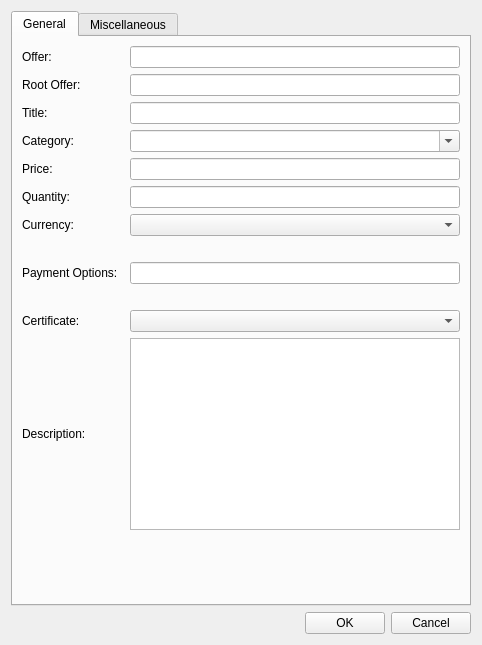
<?xml version="1.0" encoding="UTF-8"?>
<ui version="4.0">
 <class>EditOfferDialog</class>
 <widget class="QWidget" name="EditOfferDialog">
  <property name="geometry">
   <rect>
    <x>0</x>
    <y>0</y>
    <width>482</width>
    <height>645</height>
   </rect>
  </property>
  <property name="windowTitle">
   <string>Edit Offer</string>
  </property>
  <layout class="QVBoxLayout" name="verticalLayout_2">
   <item>
    <widget class="QTabWidget" name="EditOfferDialogTab">
     <property name="currentIndex">
      <number>0</number>
     </property>
     <widget class="QWidget" name="tab_general">
      <attribute name="title">
       <string>General</string>
      </attribute>
      <layout class="QGridLayout" name="gridLayout" columnstretch="0,0">
       <property name="horizontalSpacing">
        <number>12</number>
       </property>
       <item row="0" column="0">
        <widget class="QLabel" name="offerLabel">
         <property name="text">
          <string>Offer:</string>
         </property>
        </widget>
       </item>
       <item row="2" column="1">
        <widget class="QLineEdit" name="nameEdit"/>
       </item>
       <item row="2" column="0">
        <widget class="QLabel" name="label_6">
         <property name="text">
          <string>Title:</string>
         </property>
        </widget>
       </item>
       <item row="3" column="0">
        <widget class="QLabel" name="categoryLabel">
         <property name="text">
          <string>Category:</string>
         </property>
        </widget>
       </item>
       <item row="3" column="1">
        <widget class="QComboBox" name="categoryEdit">
         <property name="editable">
          <bool>true</bool>
         </property>
        </widget>
       </item>
       <item row="4" column="0">
        <widget class="QLabel" name="priceLabel">
         <property name="text">
          <string>Price:</string>
         </property>
        </widget>
       </item>
       <item row="0" column="1">
        <widget class="QLineEdit" name="offerEdit"/>
       </item>
       <item row="4" column="1">
        <widget class="QLineEdit" name="priceEdit"/>
       </item>
       <item row="5" column="0">
        <widget class="QLabel" name="qtyLabel">
         <property name="text">
          <string>Quantity:</string>
         </property>
        </widget>
       </item>
       <item row="5" column="1">
        <widget class="QLineEdit" name="qtyEdit"/>
       </item>
       <item row="11" column="1">
        <widget class="QPlainTextEdit" name="descriptionEdit"/>
       </item>
       <item row="12" column="1">
        <spacer name="verticalSpacer">
         <property name="orientation">
          <enum>Qt::Vertical</enum>
         </property>
         <property name="sizeHint" stdset="0">
          <size>
           <width>20</width>
           <height>40</height>
          </size>
         </property>
        </spacer>
       </item>
       <item row="11" column="0">
        <widget class="QLabel" name="label_7">
         <property name="text">
          <string>Description:</string>
         </property>
        </widget>
       </item>
       <item row="8" column="0">
        <widget class="QLabel" name="paymentOptionsLabel">
         <property name="text">
          <string>Payment Options:</string>
         </property>
        </widget>
       </item>
       <item row="6" column="0">
        <widget class="QLabel" name="currencyLabel">
         <property name="text">
          <string>Currency:</string>
         </property>
        </widget>
       </item>
       <item row="7" column="1">
        <widget class="QLabel" name="currencyDisclaimer">
         <property name="text">
          <string/>
         </property>
         <property name="wordWrap">
          <bool>true</bool>
         </property>
        </widget>
       </item>
       <item row="10" column="1">
        <widget class="QComboBox" name="certEdit"/>
       </item>
       <item row="10" column="0">
        <widget class="QLabel" name="certLabel">
         <property name="text">
          <string>Certificate:</string>
         </property>
        </widget>
       </item>
       <item row="1" column="1">
        <widget class="QLineEdit" name="rootOfferEdit"/>
       </item>
       <item row="1" column="0">
        <widget class="QLabel" name="rootOfferLabel">
         <property name="text">
          <string>Root Offer:</string>
         </property>
        </widget>
       </item>
       <item row="6" column="1">
        <widget class="QComboBox" name="currencyEdit"/>
       </item>
       <item row="9" column="1">
        <widget class="QLabel" name="paymentOptionsDisclaimer">
         <property name="text">
          <string/>
         </property>
         <property name="wordWrap">
          <bool>true</bool>
         </property>
        </widget>
       </item>
       <item row="8" column="1">
        <widget class="QLineEdit" name="paymentOptionsEdit"/>
       </item>
      </layout>
     </widget>
     <widget class="QWidget" name="tab_advanced">
      <attribute name="title">
       <string>Miscellaneous</string>
      </attribute>
      <layout class="QFormLayout" name="formLayout_2">
       <property name="fieldGrowthPolicy">
        <enum>QFormLayout::AllNonFixedFieldsGrow</enum>
       </property>
       <item row="0" column="0">
        <widget class="QLabel" name="aliasLabel">
         <property name="text">
          <string>Seller Alias:</string>
         </property>
        </widget>
       </item>
       <item row="0" column="1">
        <widget class="QComboBox" name="aliasEdit">
         <property name="enabled">
          <bool>true</bool>
         </property>
        </widget>
       </item>
       <item row="2" column="1">
        <widget class="QLabel" name="aliasDisclaimer">
         <property name="text">
          <string/>
         </property>
         <property name="wordWrap">
          <bool>true</bool>
         </property>
        </widget>
       </item>
       <item row="4" column="0">
        <widget class="QLabel" name="label_10">
         <property name="text">
          <string>Alias Rate Peg:</string>
         </property>
        </widget>
       </item>
       <item row="4" column="1">
        <widget class="QLineEdit" name="aliasPegEdit"/>
       </item>
       <item row="6" column="0">
        <widget class="QLabel" name="label_12">
         <property name="text">
          <string>Private:</string>
         </property>
        </widget>
       </item>
       <item row="6" column="1">
        <widget class="QComboBox" name="privateEdit">
         <item>
          <property name="text">
           <string>No</string>
          </property>
         </item>
         <item>
          <property name="text">
           <string>Yes</string>
          </property>
         </item>
        </widget>
       </item>
       <item row="7" column="1">
        <widget class="QLabel" name="privateDisclaimer">
         <property name="text">
          <string/>
         </property>
         <property name="wordWrap">
          <bool>true</bool>
         </property>
        </widget>
       </item>
       <item row="8" column="0">
        <widget class="QLabel" name="label">
         <property name="text">
          <string>Safe Search:</string>
         </property>
        </widget>
       </item>
       <item row="8" column="1">
        <widget class="QComboBox" name="safeSearchEdit">
         <item>
          <property name="text">
           <string>Yes</string>
          </property>
         </item>
         <item>
          <property name="text">
           <string>No</string>
          </property>
         </item>
        </widget>
       </item>
       <item row="9" column="1">
        <widget class="QLabel" name="safeSearchDisclaimer">
         <property name="text">
          <string/>
         </property>
         <property name="wordWrap">
          <bool>true</bool>
         </property>
        </widget>
       </item>
       <item row="10" column="0">
        <widget class="QLabel" name="label_2">
         <property name="text">
          <string>Geolocation:</string>
         </property>
        </widget>
       </item>
       <item row="10" column="1">
        <widget class="QLineEdit" name="geoLocationEdit"/>
       </item>
       <item row="11" column="1">
        <widget class="QLabel" name="geolocationDisclaimer">
         <property name="text">
          <string/>
         </property>
         <property name="wordWrap">
          <bool>true</bool>
         </property>
        </widget>
       </item>
       <item row="12" column="0">
        <widget class="QLabel" name="commissionLabel">
         <property name="text">
          <string>Commission:</string>
         </property>
        </widget>
       </item>
       <item row="12" column="1">
        <widget class="QLineEdit" name="commissionEdit"/>
       </item>
       <item row="13" column="1">
        <widget class="QLabel" name="commissionDisclaimer">
         <property name="text">
          <string/>
         </property>
         <property name="wordWrap">
          <bool>true</bool>
         </property>
        </widget>
       </item>
       <item row="14" column="1">
        <spacer name="verticalSpacer_2">
         <property name="orientation">
          <enum>Qt::Vertical</enum>
         </property>
         <property name="sizeHint" stdset="0">
          <size>
           <width>20</width>
           <height>40</height>
          </size>
         </property>
        </spacer>
       </item>
       <item row="5" column="1">
        <widget class="QLabel" name="aliasPegDisclaimer">
         <property name="text">
          <string/>
         </property>
         <property name="wordWrap">
          <bool>true</bool>
         </property>
        </widget>
       </item>
      </layout>
     </widget>
    </widget>
   </item>
   <item>
    <layout class="QHBoxLayout" name="horizontalLayout">
     <item>
      <spacer name="horizontalSpacer">
       <property name="orientation">
        <enum>Qt::Horizontal</enum>
       </property>
       <property name="sizeHint" stdset="0">
        <size>
         <width>40</width>
         <height>20</height>
        </size>
       </property>
      </spacer>
     </item>
     <item>
      <widget class="QPushButton" name="okButton">
       <property name="text">
        <string>OK</string>
       </property>
      </widget>
     </item>
     <item>
      <widget class="QPushButton" name="cancelButton">
       <property name="text">
        <string>Cancel</string>
       </property>
      </widget>
     </item>
    </layout>
   </item>
  </layout>
 </widget>
 <resources>
  <include location="../presidentielcoin.qrc"/>
 </resources>
 <connections/>
</ui>
